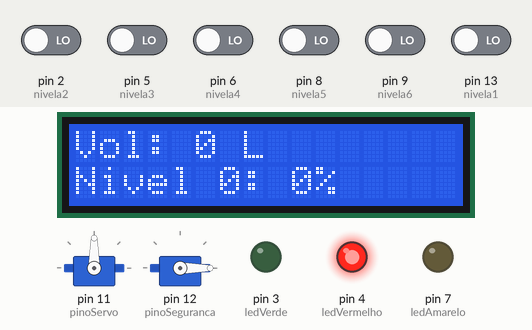
Recording of a program running on a simulated Arduino Uno, built with avr-gcc and run on an emulated ATmega328P. Shown: 2 × servo, 16×2 character LCD, output pins drawn as LEDs (lit = HIGH). Inputs (shaded band) come from the test bench; at power-on: pin 2 (nivela2), pin 5 (nivela3), pin 6 (nivela4), pin 8 (nivela5), pin 9 (nivela6), pin 13 (nivela1) LOW. EEPROM starts erased.

Above: at 3.2 s.
3.3 s: pin 13 (nivela1) driven HIGH
At 3.6 s:
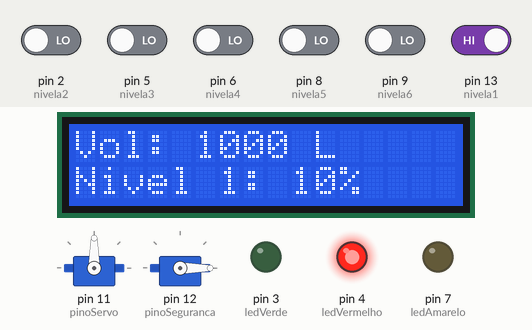
4.8 s: pin 2 (nivela2) driven HIGH
At 6.0 s:
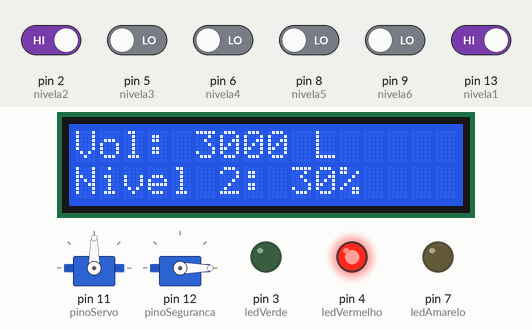
6.4 s: pin 5 (nivela3) driven HIGH
At 7.6 s:
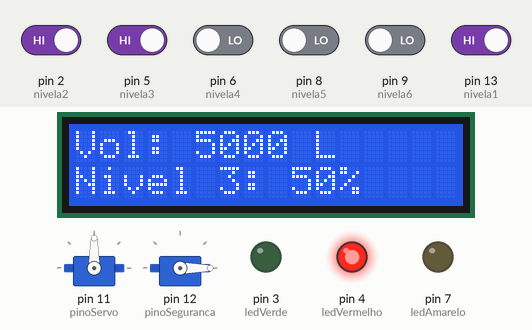
7.9 s: pin 6 (nivela4) driven HIGH
At 8.8 s:
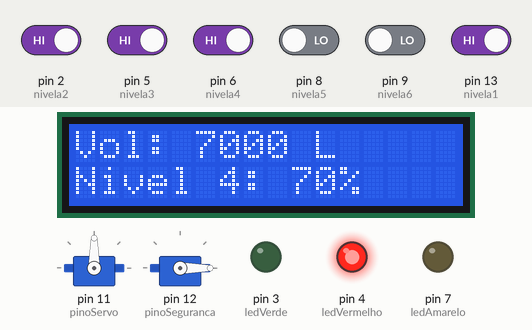
9.5 s: pin 8 (nivela5) driven HIGH
At 10.0 s:
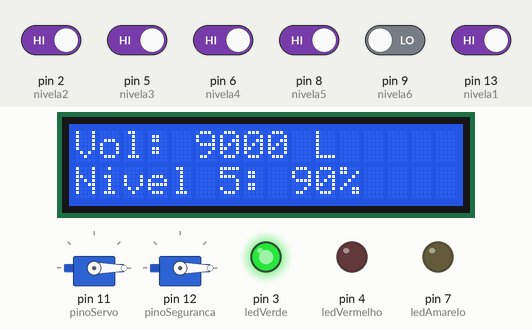
11.2 s: pin 9 (nivela6) driven HIGH
At 12.3 s:
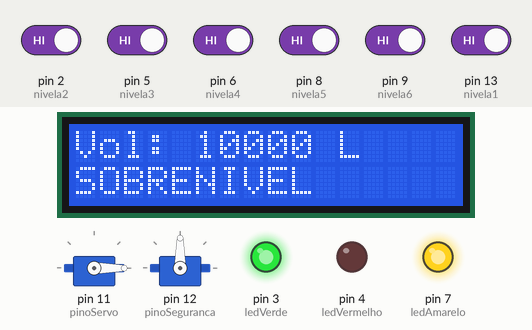
Timing chart, 0 to 13.8 s (numbered marks = the images above; inputs shaded):
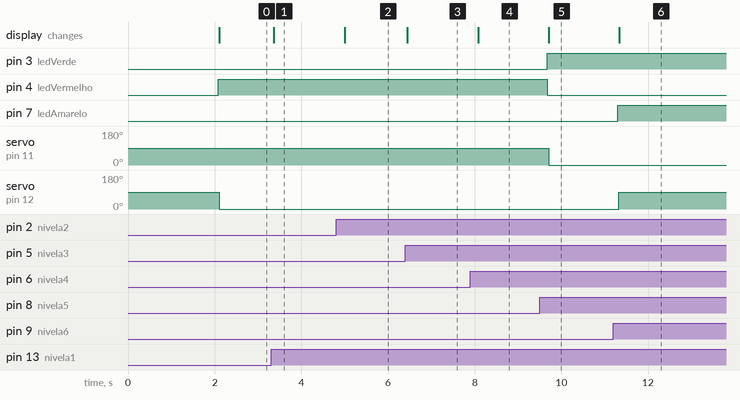

The program:

main.cpp
```cpp
#include "hardware.h"

// Instanciação das variáveis (definidas como extern no .h)
LiquidCrystal_I2C lcd(0x27, 16, 2);
Servo bombaServo;
Servo segurancaServo;

int nivelAtual = 0;
String nivelTexto = "Nivel 0: 0%";
long litros = 0;
long litrosAnterior = -1;
bool bombaLigada = false;
bool segurancaLigada = false;

void setup() {
    pinMode(ledVermelho, OUTPUT);
    pinMode(ledVerde, OUTPUT);
    pinMode(ledAmarelo, OUTPUT);
    pinMode(nivela1, INPUT);
    pinMode(nivela2, INPUT);
    pinMode(nivela3, INPUT);
    pinMode(nivela4, INPUT);
    pinMode(nivela5, INPUT);
    pinMode(nivela6, INPUT);

    bombaServo.attach(pinoServo);
    segurancaServo.attach(pinoSeguranca);

    lcd.init();
    lcd.backlight();

    EEPROM.get(0, litros);

    lcd.setCursor(0,0);
    lcd.print("Ultimo valor:");
    lcd.setCursor(0,1);
    lcd.print(litros);
    lcd.print(" L");
    delay(2000);
    lcd.clear();
}

void loop() {
    lerSensores();
    processarLogicaNivel();
    controlarAtuadores();
    atualizarInterface();
    delay(150);
}
```

controle_bomba.cpp
```cpp
#include "hardware.h"

void controlarAtuadores() {
    // Controle da bomba com base no nível atual do reservatório:
    // liga a bomba quando o nível está baixo (≤ 1)
    // e desliga quando atinge o nível máximo (5)
    if (nivelAtual <= 1) bombaLigada = true;
    else if (nivelAtual == 5) bombaLigada = false;

    // Segurança
    segurancaLigada = (nivelAtual >= 6);

    // Controla a posição dos servos: define 90° quando ligado e 0° quando desligado para bomba e segurança
    bombaServo.write(bombaLigada ? 90 : 0);
    segurancaServo.write(segurancaLigada ? 90 : 0);

    // LEDs
    digitalWrite(ledVermelho, bombaLigada ? HIGH : LOW);
    digitalWrite(ledVerde, bombaLigada ? LOW : HIGH);
    digitalWrite(ledAmarelo, segurancaLigada ? HIGH : LOW);

    // Verifica se houve uma variação significativa no valor de litros (maior que 50 unidades)
    // Isso evita gravações excessivas na EEPROM, aumentando sua vida útil
    if (abs(litros - litrosAnterior) > 50) {
        EEPROM.put(0, litros);
        EEPROM.put(10, bombaLigada);
        litrosAnterior = litros;
    }
}
```

hardware.h
```cpp
#ifndef HARDWARE_H
#define HARDWARE_H
// Arquivo de definição de hardware: declara bibliotecas, pinos, variáveis globais,
// objetos (LCD e servos) e protótipos de funções para controle do sistema
#include <Arduino.h>
#include <Wire.h>
#include <LiquidCrystal_I2C.h>
#include <EEPROM.h>
#include <Servo.h>

// Definições de Pinos
#define nivela1 13
#define nivela2 2
#define nivela3 5
#define nivela4 6
#define nivela5 8
#define nivela6 9
#define ledVermelho 4
#define ledVerde 3
#define ledAmarelo 7
#define pinoServo 11
#define pinoSeguranca 12

// Objetos Globais
extern LiquidCrystal_I2C lcd;
extern Servo bombaServo;
extern Servo segurancaServo;

// Variáveis Globais
extern int nivelAtual;
extern String nivelTexto;
extern long litros;
extern long litrosAnterior;
extern bool bombaLigada;
extern bool segurancaLigada;

// Protótipos das Funções
void lerSensores();
void processarLogicaNivel();
void controlarAtuadores();
void atualizarInterface();

#endif
```

interface.cpp
```cpp
#include "hardware.h"

void atualizarInterface() {
    lcd.setCursor(0, 0);
    lcd.print("Vol: ");
    lcd.print(litros);
    lcd.print(" L    ");

    lcd.setCursor(0, 1);
    lcd.print(nivelTexto);
    lcd.print("    ");
}
```

logica_nivel.cpp
```cpp
#include "hardware.h" // Inclui as configurações de pinos e variáveis do hardware

void lerSensores() {
    // Lendo o estado de todos os pinos primeiro para facilitar a lógica
    // Salva o estado atual (se a água está tocando ou não) de cada sensor do tanque
    bool n1 = digitalRead(nivela1) == HIGH; // n1 é o sensor mais baixo (fundo)
    bool n2 = digitalRead(nivela2) == HIGH;
    bool n3 = digitalRead(nivela3) == HIGH;
    bool n4 = digitalRead(nivela4) == HIGH;
    bool n5 = digitalRead(nivela5) == HIGH;
    bool n6 = digitalRead(nivela6) == HIGH; // n6 é o sensor mais alto (topo)

    // Verificação em cascata: O nível X só é ativado se ele e TODOS abaixo dele estiverem HIGH
    // Isso é uma excelente proteção: evita falsas leituras caso um sensor de cima trave ativado ou molhe por engano
    if (n6 && n5 && n4 && n3 && n2 && n1) {
        litros = 10000; // 100% (Sobrenível) - Todos os sensores estão debaixo d'água
    }
    else if (n5 && n4 && n3 && n2 && n1) {
        litros = 9000;  // 90% - Água chegou no sensor 5, mas o 6 está seco
    }
    else if (n4 && n3 && n2 && n1) {
        litros = 7000;  // 70% - Água chegou no sensor 4
    }
    else if (n3 && n2 && n1) {
        litros = 5000;  // 50% - Água chegou no sensor 3 (metade do tanque)
    }
    else if (n2 && n1) {
        litros = 3000;  // 30% - Água chegou no sensor 2
    }
    else if (n1) {
        litros = 1000;  // 10% - Apenas o sensor do fundo tem água (nível crítico)
    }
    else {

        litros = 0;     // 0% - Nenhum sensor ativado, tanque completamente seco
    }
}

// Esta função pega o valor de litros calculado acima e prepara para mostrar no display ou sistema
void processarLogicaNivel() {
    // Testa os valores do maior para o menor para garantir que caia na condição correta
    if(litros >= 9500){
        nivelAtual = 6;
        nivelTexto = "SOBRENIVEL"; // Acima do limite normal, alerta de transbordamento
    } else if (litros >= 9000) {
        nivelAtual = 5;
        nivelTexto = "Nivel 5: 90%";
    } else if (litros >= 7000) {
        nivelAtual = 4;
        nivelTexto = "Nivel 4: 70%";
    } else if (litros >= 5000) {
        nivelAtual = 3;
        nivelTexto = "Nivel 3: 50%";
    } else if (litros >= 3000) {
        nivelAtual = 2;
        nivelTexto = "Nivel 2: 30%";
    } else if (litros >= 1000) {
        nivelAtual = 1;
        nivelTexto = "Nivel 1: 10%";
    } else {
        // Se cair aqui, litros é 0 (ou menor que 1000)
        nivelAtual = 0;
        nivelTexto = "Nivel 0: 0%";
    }
}
```

Measured:
- after the input at 3.3 s, the display: changes after 0.07 s (image 1)
- after the input at 4.8 s, the display: changes after 0.20 s (image 2)
- after the input at 6.4 s, the display: changes after 0.05 s (image 3)
- after the input at 7.9 s, the display: changes after 0.18 s (image 4)
- after the input at 9.5 s, pin 3 (ledVerde): LOW → HIGH after 0.17 s; pin 4 (ledVermelho): HIGH → LOW after 0.17 s; servo on pin 11 (pinoServo): 90° → 0° after 0.21 s; the display: changes after 0.21 s (image 5)
- after the input at 11.2 s, pin 7 (ledAmarelo): LOW → HIGH after 0.10 s; servo on pin 12 (pinoSeguranca): 0° → 90° after 0.12 s; the display: changes after 0.14 s (image 6)
